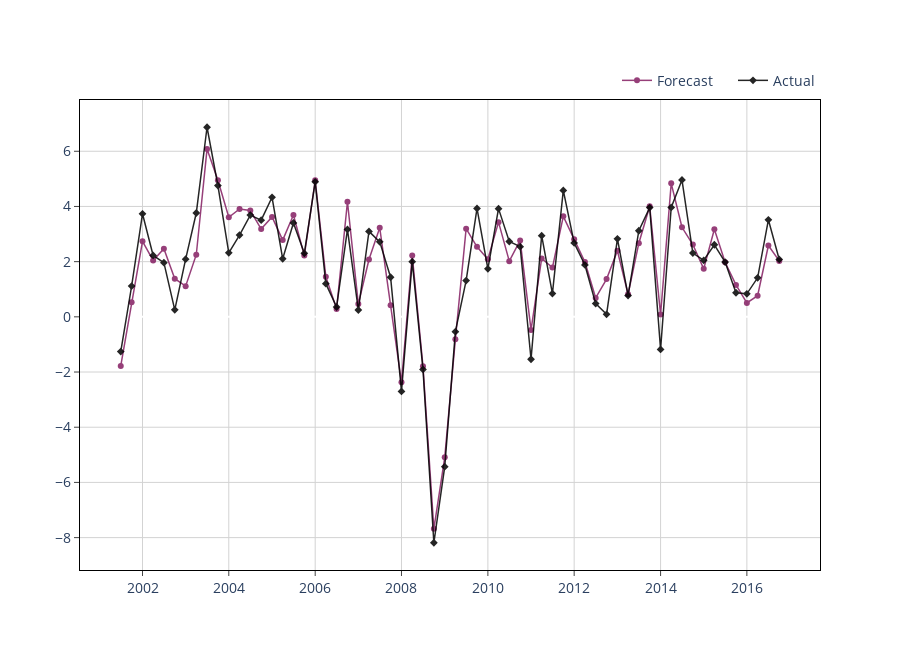

Notebook code cell kept with this figure:
### Markdown cell above
### Linear model

### Code cell
model = Ridge()

model.fit(X_train_scaled.drop(columns=["ICSA"]), y_train)

ols_predictions = model.predict(X_train_scaled.drop(columns=["ICSA"])).reshape(1, -1)[0]

train_preds = pd.DataFrame.from_dict({
    "date": X_train_scaled.index,
    "predictions": ols_predictions,
    "actuals": y_train[target_col_name].values
})
# plt.plot(train_preds.date, train_preds.actuals, label="actual") 
# plt.plot(train_preds.date, train_preds.predictions, label="predictions")
# plt.legend();
plot_prediction(dt=train_preds.date, y_pred=train_preds.predictions, y_actual=train_preds.actuals, mode = "lines+markers", legend_position=(1, 1.075))

print(model.predict(X_test_scaled.drop(columns=["ICSA"])))
